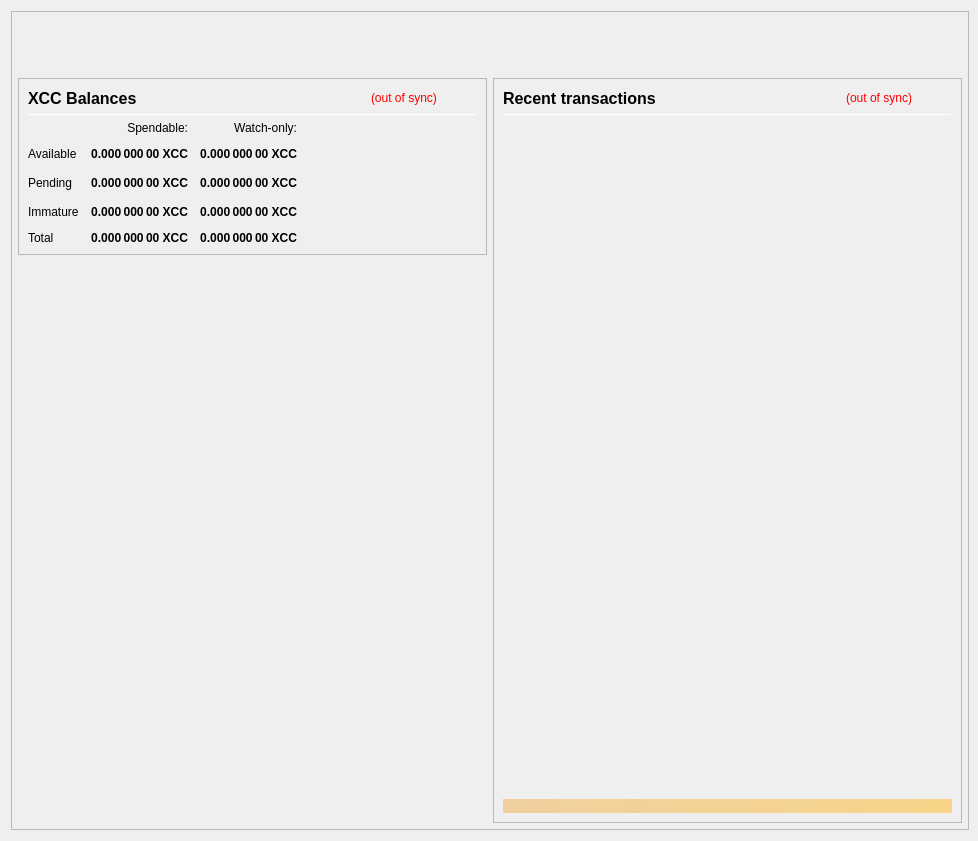
<?xml version="1.0" encoding="UTF-8"?>
<ui version="4.0">
 <class>OverviewPage</class>
 <widget class="QWidget" name="OverviewPage">
  <property name="geometry">
   <rect>
    <x>0</x>
    <y>0</y>
    <width>978</width>
    <height>841</height>
   </rect>
  </property>
  <property name="minimumSize">
   <size>
    <width>960</width>
    <height>682</height>
   </size>
  </property>
  <property name="font">
   <font>
    <weight>50</weight>
    <bold>false</bold>
   </font>
  </property>
  <property name="windowTitle">
   <string>Form</string>
  </property>
  <layout class="QVBoxLayout" name="topLayout" stretch="0">
   <property name="rightMargin">
    <number>9</number>
   </property>
   <item>
    <widget class="QFrame" name="frame_BG">
     <property name="minimumSize">
      <size>
       <width>850</width>
       <height>610</height>
      </size>
     </property>
     <property name="maximumSize">
      <size>
       <width>16777215</width>
       <height>16777215</height>
      </size>
     </property>
     <property name="frameShape">
      <enum>QFrame::StyledPanel</enum>
     </property>
     <property name="frameShadow">
      <enum>QFrame::Raised</enum>
     </property>
     <layout class="QVBoxLayout" name="verticalLayout_3" stretch="0">
      <property name="leftMargin">
       <number>0</number>
      </property>
      <property name="topMargin">
       <number>0</number>
      </property>
      <property name="rightMargin">
       <number>0</number>
      </property>
      <property name="bottomMargin">
       <number>6</number>
      </property>
      <item>
       <layout class="QVBoxLayout" name="verticalLayout_Master" stretch="0,1">
        <property name="leftMargin">
         <number>0</number>
        </property>
        <property name="topMargin">
         <number>0</number>
        </property>
        <property name="rightMargin">
         <number>0</number>
        </property>
        <property name="bottomMargin">
         <number>0</number>
        </property>
        <item>
         <widget class="QFrame" name="frame_Header">
          <layout class="QVBoxLayout" name="verticalLayout_Header" stretch="0">
           <property name="leftMargin">
            <number>0</number>
           </property>
           <property name="topMargin">
            <number>0</number>
           </property>
           <property name="rightMargin">
            <number>0</number>
           </property>
           <property name="bottomMargin">
            <number>0</number>
           </property>
           <item>
            <layout class="QHBoxLayout" name="horizontalLayout_Header" stretch="1,0">
             <property name="spacing">
              <number>6</number>
             </property>
             <item>
              <spacer name="horizontalSpacer_Header">
               <property name="orientation">
                <enum>Qt::Horizontal</enum>
               </property>
               <property name="sizeHint" stdset="0">
                <size>
                 <width>40</width>
                 <height>20</height>
                </size>
               </property>
              </spacer>
             </item>
             <item>
              <widget class="QLabel" name="labelOverviewHeaderRight">
               <property name="minimumSize">
                <size>
                 <width>464</width>
                 <height>60</height>
                </size>
               </property>
               <property name="maximumSize">
                <size>
                 <width>16777215</width>
                 <height>60</height>
                </size>
               </property>
               <property name="font">
                <font>
                 <pointsize>14</pointsize>
                </font>
               </property>
               <property name="text">
                <string/>
               </property>
               <property name="alignment">
                <set>Qt::AlignRight|Qt::AlignTrailing|Qt::AlignVCenter</set>
               </property>
              </widget>
             </item>
            </layout>
           </item>
          </layout>
         </widget>
        </item>
        <item>
         <widget class="QFrame" name="frame_Content">
          <layout class="QVBoxLayout" name="verticalLayout_Content">
           <property name="leftMargin">
            <number>6</number>
           </property>
           <property name="topMargin">
            <number>0</number>
           </property>
           <property name="rightMargin">
            <number>6</number>
           </property>
           <property name="bottomMargin">
            <number>0</number>
           </property>
           <item>
            <layout class="QHBoxLayout" name="horizontalLayout_Content" stretch="1,1">
             <property name="spacing">
              <number>6</number>
             </property>
             <item>
              <layout class="QVBoxLayout" name="verticalLayout_left" stretch="0,0">
               <item>
                <widget class="QFrame" name="frameBalances">
                 <property name="frameShape">
                  <enum>QFrame::StyledPanel</enum>
                 </property>
                 <property name="frameShadow">
                  <enum>QFrame::Raised</enum>
                 </property>
                 <layout class="QVBoxLayout" name="verticalLayout_4">
                  <item>
                   <layout class="QHBoxLayout" name="hlBalancesHeader" stretch="2,0,0">
                    <property name="spacing">
                     <number>6</number>
                    </property>
                    <item>
                     <widget class="QLabel" name="labelBalances">
                      <property name="minimumSize">
                       <size>
                        <width>0</width>
                        <height>0</height>
                       </size>
                      </property>
                      <property name="font">
                       <font>
                        <pointsize>12</pointsize>
                        <weight>75</weight>
                        <bold>true</bold>
                       </font>
                      </property>
                      <property name="text">
                       <string>XCC Balances</string>
                      </property>
                     </widget>
                    </item>
                    <item>
                     <widget class="QLabel" name="labelWalletStatus">
                      <property name="cursor">
                       <cursorShape>WhatsThisCursor</cursorShape>
                      </property>
                      <property name="toolTip">
                       <string>The displayed information may be out of date. Your wallet automatically synchronizes with the Cobalt Cash network after a connection is established, but this process has not completed yet.</string>
                      </property>
                      <property name="styleSheet">
                       <string notr="true">QLabel { color: red; }</string>
                      </property>
                      <property name="text">
                       <string notr="true">(out of sync)</string>
                      </property>
                      <property name="alignment">
                       <set>Qt::AlignLeading|Qt::AlignLeft|Qt::AlignVCenter</set>
                      </property>
                     </widget>
                    </item>
                    <item>
                     <spacer name="hsBalancesHeader">
                      <property name="orientation">
                       <enum>Qt::Horizontal</enum>
                      </property>
                      <property name="sizeHint" stdset="0">
                       <size>
                        <width>40</width>
                        <height>20</height>
                       </size>
                      </property>
                     </spacer>
                    </item>
                   </layout>
                  </item>
                  <item>
                   <widget class="Line" name="lineBalances">
                    <property name="minimumSize">
                     <size>
                      <width>0</width>
                      <height>1</height>
                     </size>
                    </property>
                    <property name="maximumSize">
                     <size>
                      <width>16777215</width>
                      <height>1</height>
                     </size>
                    </property>
                    <property name="orientation">
                     <enum>Qt::Horizontal</enum>
                    </property>
                   </widget>
                  </item>
                  <item>
                   <layout class="QGridLayout" name="gridLayout">
                    <property name="spacing">
                     <number>12</number>
                    </property>
                    <item row="2" column="2">
                     <widget class="QLabel" name="labelWatchPending">
                      <property name="font">
                       <font>
                        <weight>75</weight>
                        <bold>true</bold>
                       </font>
                      </property>
                      <property name="cursor">
                       <cursorShape>ArrowCursor</cursorShape>
                      </property>
                      <property name="toolTip">
                       <string>Unconfirmed transactions to watch-only addresses</string>
                      </property>
                      <property name="text">
                       <string notr="true">0.000 000 00 XCC</string>
                      </property>
                      <property name="alignment">
                       <set>Qt::AlignRight|Qt::AlignTrailing|Qt::AlignVCenter</set>
                      </property>
                      <property name="textInteractionFlags">
                       <set>Qt::NoTextInteraction</set>
                      </property>
                     </widget>
                    </item>
                    <item row="2" column="1">
                     <widget class="QLabel" name="labelUnconfirmed">
                      <property name="font">
                       <font>
                        <weight>75</weight>
                        <bold>true</bold>
                       </font>
                      </property>
                      <property name="cursor">
                       <cursorShape>ArrowCursor</cursorShape>
                      </property>
                      <property name="toolTip">
                       <string>Total of transactions that have yet to be confirmed, and do not yet count toward the spendable balance</string>
                      </property>
                      <property name="text">
                       <string notr="true">0.000 000 00 XCC</string>
                      </property>
                      <property name="alignment">
                       <set>Qt::AlignRight|Qt::AlignTrailing|Qt::AlignVCenter</set>
                      </property>
                      <property name="textInteractionFlags">
                       <set>Qt::NoTextInteraction</set>
                      </property>
                     </widget>
                    </item>
                    <item row="3" column="2">
                     <widget class="QLabel" name="labelWatchImmature">
                      <property name="font">
                       <font>
                        <weight>75</weight>
                        <bold>true</bold>
                       </font>
                      </property>
                      <property name="cursor">
                       <cursorShape>ArrowCursor</cursorShape>
                      </property>
                      <property name="toolTip">
                       <string>Staked or masternode rewards in watch-only addresses that has not yet matured</string>
                      </property>
                      <property name="text">
                       <string notr="true">0.000 000 00 XCC</string>
                      </property>
                      <property name="alignment">
                       <set>Qt::AlignRight|Qt::AlignTrailing|Qt::AlignVCenter</set>
                      </property>
                      <property name="textInteractionFlags">
                       <set>Qt::NoTextInteraction</set>
                      </property>
                     </widget>
                    </item>
                    <item row="4" column="0">
                     <widget class="QLabel" name="labelTotalText">
                      <property name="text">
                       <string>Total</string>
                      </property>
                      <property name="textInteractionFlags">
                       <set>Qt::NoTextInteraction</set>
                      </property>
                     </widget>
                    </item>
                    <item row="3" column="1">
                     <widget class="QLabel" name="labelImmature">
                      <property name="font">
                       <font>
                        <weight>75</weight>
                        <bold>true</bold>
                       </font>
                      </property>
                      <property name="cursor">
                       <cursorShape>ArrowCursor</cursorShape>
                      </property>
                      <property name="toolTip">
                       <string>Staked or masternode rewards that has not yet matured</string>
                      </property>
                      <property name="text">
                       <string notr="true">0.000 000 00 XCC</string>
                      </property>
                      <property name="alignment">
                       <set>Qt::AlignRight|Qt::AlignTrailing|Qt::AlignVCenter</set>
                      </property>
                      <property name="textInteractionFlags">
                       <set>Qt::NoTextInteraction</set>
                      </property>
                     </widget>
                    </item>
                    <item row="2" column="3">
                     <spacer name="hsBalances">
                      <property name="orientation">
                       <enum>Qt::Horizontal</enum>
                      </property>
                      <property name="sizeHint" stdset="0">
                       <size>
                        <width>40</width>
                        <height>20</height>
                       </size>
                      </property>
                     </spacer>
                    </item>
                    <item row="3" column="0">
                     <widget class="QLabel" name="labelImmatureText">
                      <property name="text">
                       <string>Immature</string>
                      </property>
                      <property name="textInteractionFlags">
                       <set>Qt::NoTextInteraction</set>
                      </property>
                     </widget>
                    </item>
                    <item row="4" column="1">
                     <widget class="QLabel" name="labelTotal">
                      <property name="font">
                       <font>
                        <weight>75</weight>
                        <bold>true</bold>
                       </font>
                      </property>
                      <property name="cursor">
                       <cursorShape>ArrowCursor</cursorShape>
                      </property>
                      <property name="toolTip">
                       <string>Your current total balance</string>
                      </property>
                      <property name="text">
                       <string notr="true">0.000 000 00 XCC</string>
                      </property>
                      <property name="alignment">
                       <set>Qt::AlignRight|Qt::AlignTrailing|Qt::AlignVCenter</set>
                      </property>
                      <property name="textInteractionFlags">
                       <set>Qt::NoTextInteraction</set>
                      </property>
                     </widget>
                    </item>
                    <item row="4" column="2">
                     <widget class="QLabel" name="labelWatchTotal">
                      <property name="font">
                       <font>
                        <weight>75</weight>
                        <bold>true</bold>
                       </font>
                      </property>
                      <property name="cursor">
                       <cursorShape>ArrowCursor</cursorShape>
                      </property>
                      <property name="toolTip">
                       <string>Current total balance in watch-only addresses</string>
                      </property>
                      <property name="text">
                       <string notr="true">0.000 000 00 XCC</string>
                      </property>
                      <property name="alignment">
                       <set>Qt::AlignRight|Qt::AlignTrailing|Qt::AlignVCenter</set>
                      </property>
                      <property name="textInteractionFlags">
                       <set>Qt::NoTextInteraction</set>
                      </property>
                     </widget>
                    </item>
                    <item row="0" column="2">
                     <widget class="QLabel" name="labelWatchonly">
                      <property name="text">
                       <string>Watch-only:</string>
                      </property>
                      <property name="alignment">
                       <set>Qt::AlignRight|Qt::AlignTrailing|Qt::AlignVCenter</set>
                      </property>
                     </widget>
                    </item>
                    <item row="1" column="0">
                     <widget class="QLabel" name="labelBalanceText">
                      <property name="text">
                       <string>Available</string>
                      </property>
                      <property name="textInteractionFlags">
                       <set>Qt::NoTextInteraction</set>
                      </property>
                     </widget>
                    </item>
                    <item row="1" column="1">
                     <widget class="QLabel" name="labelBalance">
                      <property name="font">
                       <font>
                        <weight>75</weight>
                        <bold>true</bold>
                       </font>
                      </property>
                      <property name="cursor">
                       <cursorShape>ArrowCursor</cursorShape>
                      </property>
                      <property name="toolTip">
                       <string>Your current spendable balance</string>
                      </property>
                      <property name="text">
                       <string notr="true">0.000 000 00 XCC</string>
                      </property>
                      <property name="alignment">
                       <set>Qt::AlignRight|Qt::AlignTrailing|Qt::AlignVCenter</set>
                      </property>
                      <property name="textInteractionFlags">
                       <set>Qt::NoTextInteraction</set>
                      </property>
                     </widget>
                    </item>
                    <item row="1" column="2">
                     <widget class="QLabel" name="labelWatchAvailable">
                      <property name="font">
                       <font>
                        <weight>75</weight>
                        <bold>true</bold>
                       </font>
                      </property>
                      <property name="cursor">
                       <cursorShape>ArrowCursor</cursorShape>
                      </property>
                      <property name="toolTip">
                       <string>Your current balance in watch-only addresses</string>
                      </property>
                      <property name="text">
                       <string notr="true">0.000 000 00 XCC</string>
                      </property>
                      <property name="alignment">
                       <set>Qt::AlignRight|Qt::AlignTrailing|Qt::AlignVCenter</set>
                      </property>
                      <property name="textInteractionFlags">
                       <set>Qt::NoTextInteraction</set>
                      </property>
                     </widget>
                    </item>
                    <item row="2" column="0">
                     <widget class="QLabel" name="labelPendingText">
                      <property name="text">
                       <string>Pending</string>
                      </property>
                      <property name="textInteractionFlags">
                       <set>Qt::NoTextInteraction</set>
                      </property>
                     </widget>
                    </item>
                    <item row="0" column="1">
                     <widget class="QLabel" name="labelSpendable">
                      <property name="text">
                       <string>Spendable:</string>
                      </property>
                      <property name="alignment">
                       <set>Qt::AlignRight|Qt::AlignTrailing|Qt::AlignVCenter</set>
                      </property>
                     </widget>
                    </item>
                   </layout>
                  </item>
                 </layout>
                </widget>
               </item>
               <item>
                <spacer name="verticalSpacer">
                 <property name="orientation">
                  <enum>Qt::Vertical</enum>
                 </property>
                 <property name="sizeHint" stdset="0">
                  <size>
                   <width>20</width>
                   <height>40</height>
                  </size>
                 </property>
                </spacer>
               </item>
              </layout>
             </item>
             <item>
              <layout class="QVBoxLayout" name="verticalLayout_right" stretch="1">
               <item>
                <widget class="QFrame" name="frame_RecentTransactions">
                 <property name="minimumSize">
                  <size>
                   <width>0</width>
                   <height>0</height>
                  </size>
                 </property>
                 <property name="frameShape">
                  <enum>QFrame::StyledPanel</enum>
                 </property>
                 <property name="frameShadow">
                  <enum>QFrame::Raised</enum>
                 </property>
                 <layout class="QVBoxLayout" name="verticalLayout_1" stretch="0,0,0,0,0">
                  <item>
                   <layout class="QHBoxLayout" name="horizontalLayout_2" stretch="2,0,0">
                    <property name="spacing">
                     <number>3</number>
                    </property>
                    <item>
                     <widget class="QLabel" name="label_4">
                      <property name="minimumSize">
                       <size>
                        <width>0</width>
                        <height>20</height>
                       </size>
                      </property>
                      <property name="font">
                       <font>
                        <pointsize>12</pointsize>
                        <weight>75</weight>
                        <bold>true</bold>
                       </font>
                      </property>
                      <property name="text">
                       <string>Recent transactions</string>
                      </property>
                     </widget>
                    </item>
                    <item>
                     <widget class="QLabel" name="labelTransactionsStatus">
                      <property name="cursor">
                       <cursorShape>WhatsThisCursor</cursorShape>
                      </property>
                      <property name="toolTip">
                       <string>The displayed information may be out of date. Your wallet automatically synchronizes with the Cobalt Cash network after a connection is established, but this process has not completed yet.</string>
                      </property>
                      <property name="styleSheet">
                       <string notr="true">QLabel { color: red; }</string>
                      </property>
                      <property name="text">
                       <string notr="true">(out of sync)</string>
                      </property>
                      <property name="alignment">
                       <set>Qt::AlignRight|Qt::AlignTrailing|Qt::AlignVCenter</set>
                      </property>
                     </widget>
                    </item>
                    <item>
                     <spacer name="horizontalSpacer">
                      <property name="orientation">
                       <enum>Qt::Horizontal</enum>
                      </property>
                      <property name="sizeHint" stdset="0">
                       <size>
                        <width>40</width>
                        <height>20</height>
                       </size>
                      </property>
                     </spacer>
                    </item>
                   </layout>
                  </item>
                  <item>
                   <widget class="Line" name="line">
                    <property name="minimumSize">
                     <size>
                      <width>0</width>
                      <height>1</height>
                     </size>
                    </property>
                    <property name="maximumSize">
                     <size>
                      <width>16777215</width>
                      <height>1</height>
                     </size>
                    </property>
                    <property name="orientation">
                     <enum>Qt::Horizontal</enum>
                    </property>
                   </widget>
                  </item>
                  <item>
                   <widget class="QListView" name="listTransactions">
                    <property name="minimumSize">
                     <size>
                      <width>0</width>
                      <height>0</height>
                     </size>
                    </property>
                    <property name="styleSheet">
                     <string notr="true">QListView { background: transparent; }</string>
                    </property>
                    <property name="frameShape">
                     <enum>QFrame::NoFrame</enum>
                    </property>
                    <property name="verticalScrollBarPolicy">
                     <enum>Qt::ScrollBarAlwaysOff</enum>
                    </property>
                    <property name="horizontalScrollBarPolicy">
                     <enum>Qt::ScrollBarAlwaysOff</enum>
                    </property>
                    <property name="selectionMode">
                     <enum>QAbstractItemView::NoSelection</enum>
                    </property>
                   </widget>
                  </item>
                  <item>
                   <spacer name="verticalSpacer_2">
                    <property name="orientation">
                     <enum>Qt::Vertical</enum>
                    </property>
                    <property name="sizeType">
                     <enum>QSizePolicy::Expanding</enum>
                    </property>
                    <property name="sizeHint" stdset="0">
                     <size>
                      <width>20</width>
                      <height>40</height>
                     </size>
                    </property>
                   </spacer>
                  </item>
                  <item>
                   <widget class="QLabel" name="labelAlerts">
                    <property name="maximumSize">
                     <size>
                      <width>16777215</width>
                      <height>16777215</height>
                     </size>
                    </property>
                    <property name="styleSheet">
                     <string notr="true">background-color: qlineargradient(x1: 0, y1: 0, x2: 1, y2: 0, stop:0 #F0D0A0, stop:1 #F8D488); color:#000000;</string>
                    </property>
                    <property name="text">
                     <string/>
                    </property>
                    <property name="wordWrap">
                     <bool>true</bool>
                    </property>
                    <property name="margin">
                     <number>3</number>
                    </property>
                   </widget>
                  </item>
                 </layout>
                </widget>
               </item>
              </layout>
             </item>
            </layout>
           </item>
          </layout>
         </widget>
        </item>
       </layout>
      </item>
     </layout>
    </widget>
   </item>
  </layout>
 </widget>
 <resources/>
 <connections/>
</ui>
